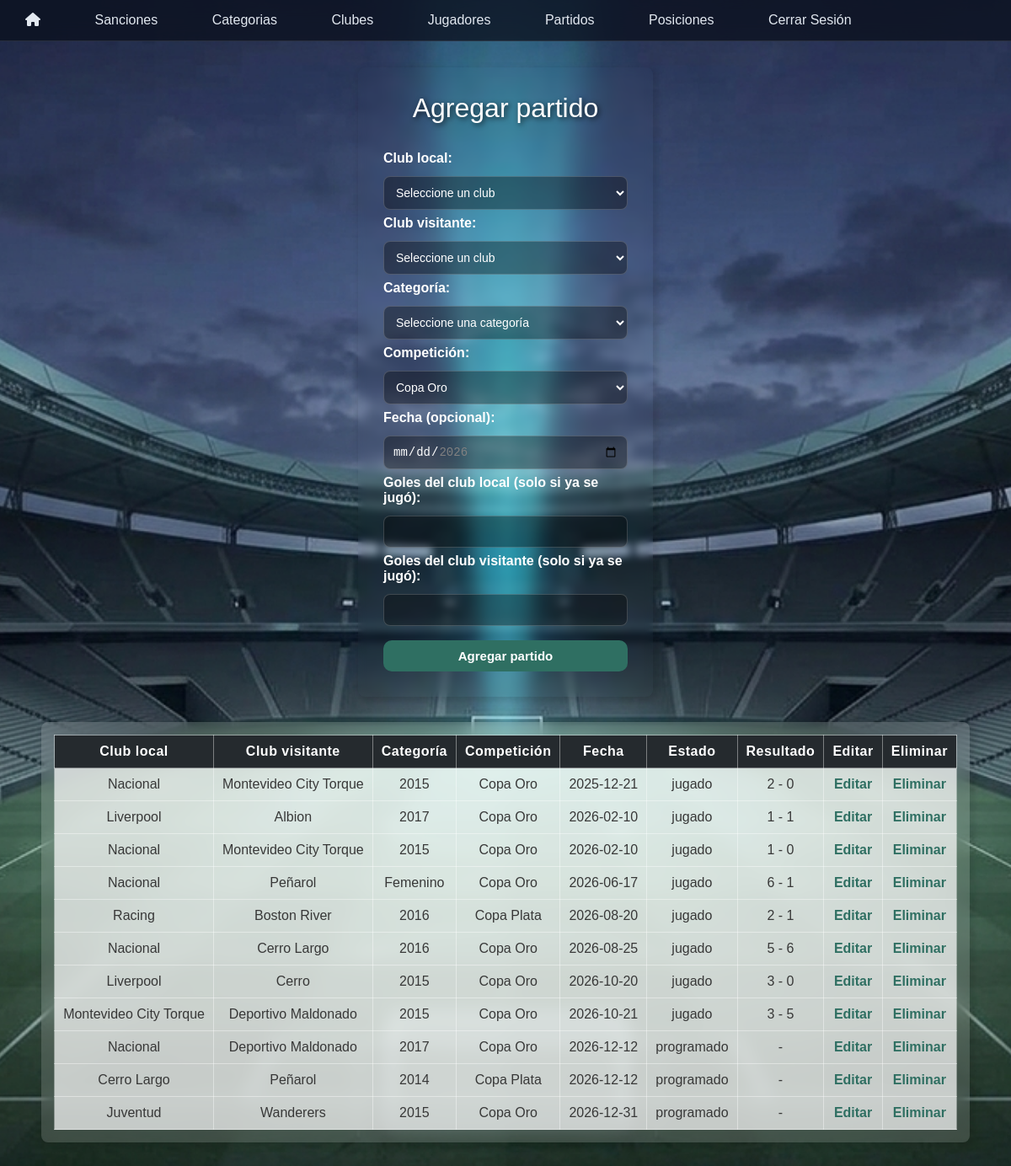
The page /fixture/gestionarPartidos.php (signed in) on the database its author committed.
### tables this page shows
CREATE TABLE `partidos` (
  `id` int(11) NOT NULL,
  `id_club_local` int(11) NOT NULL,
  `id_club_visitante` int(11) NOT NULL,
  `id_categoria` int(11) NOT NULL,
  `fecha` date DEFAULT NULL,
  `estado` varchar(20) NOT NULL DEFAULT 'sin_fecha',
  `goles_local` int(11) DEFAULT NULL,
  `goles_visitante` int(11) DEFAULT NULL,
  `id_competicion` int(11) NOT NULL DEFAULT 1
);

CREATE TABLE `club` (
  `id` int(11) NOT NULL,
  `nombre` varchar(100) NOT NULL,
  `logo` varchar(255) DEFAULT NULL,
  `activo` tinyint(1) NOT NULL DEFAULT 1
);

CREATE TABLE `categorias` (
  `id` int(11) NOT NULL,
  `año` varchar(45) NOT NULL,
  `activo` tinyint(1) NOT NULL DEFAULT 1
);

CREATE TABLE `competicion` (
  `id` int(11) NOT NULL,
  `nombre` varchar(50) NOT NULL
);

### fixture/listarPartidos.php (the view, shortened to what this page needs)
<?php
require_once __DIR__ . "/../conexion.php";
$sql = "SELECT partidos.*,
        local.nombre AS nombre_local,
        visitante.nombre AS nombre_visitante,
        categorias.año AS nombre_categoria,
        competicion.nombre AS nombre_competicion
        FROM partidos
        INNER JOIN club AS local
        ON partidos.id_club_local = local.id
        INNER JOIN club AS visitante
        ON partidos.id_club_visitante = visitante.id
        LEFT JOIN categorias
        ON partidos.id_categoria = categorias.id
        INNER JOIN competicion
        ON partidos.id_competicion = competicion.id
        ORDER BY partidos.fecha IS NULL DESC, partidos.fecha ASC";
$resultado = mysqli_query($conn, $sql);
?>
<div class="Tabla">
    <table class="tablaPartidos" border="1">
        <tr>
            <th>Club local</th>
            <th>Club visitante</th>
            <th>Categoría</th>
            <th>Competición</th>
            <th>Fecha</th>
            <th>Estado</th>
            <th>Resultado</th>
            <th>Editar</th>
            <th>Eliminar</th>
        </tr>
        <?php while ($fila = mysqli_fetch_assoc($resultado)) { ?>
        <tr>
            <td><?php echo htmlspecialchars($fila['nombre_local']); ?></td>
            <td><?php echo htmlspecialchars($fila['nombre_visitante']); ?></td>
            <td>
                <?php
                if ($fila['nombre_categoria'] == NULL) {
                    echo "Sin categoría";
                } else {
                    echo htmlspecialchars($fila['nombre_categoria']);
                }
                ?>
            </td>
            <td><?php echo htmlspecialchars($fila['nombre_competicion']); ?></td>
            <td>
                <?php
                if ($fila['fecha'] == NULL) {
                    echo "Sin fecha";
                } else {
                    echo htmlspecialchars($fila['fecha']);
                }
                ?>
            </td>
            <td><?php echo htmlspecialchars($fila['estado']); ?></td>
            <td>
                <?php
                if ($fila['goles_local'] === NULL ||
                    $fila['goles_visitante'] === NULL) {
                    echo "-";
                } else {
                    echo $fila['goles_local'] . " - " . $fila['goles_visitante'];
                }
                ?>
            </td>
            <td>
                <a href="editarPartido.php?id=<?php echo $fila['id']; ?>">Editar</a>
            </td>
            <td>
                <a href="eliminarPartido.php?id=<?php echo $fila['id']; ?>"
                onclick="return confirm('¿Seguro que querés eliminar este partido?');">
                    Eliminar
                </a>
            </td>
        </tr>
        <?php } ?>
    </table>
</div>

### fixture/partidos.css (style rules this page uses)
body { margin: 0; font-family: Arial, Helvetica, sans-serif; background-image: url("../imagenes/BG.png"); background-size: cover; background-position: center; background-attachment: fixed; }
.Tabla { display: block; width: fit-content; max-width: calc(100% - 30px); box-sizing: border-box; margin: 30px auto; padding: 15px; overflow-x: auto; background: rgba(255, 255, 255, 0.15); border-radius: 8px; box-shadow: 3px 3px 6px 3px rgba(0, 0, 0, 0.1); backdrop-filter: blur(10px); }
.tablaPartidos { font-family: Arial, Helvetica, sans-serif; border-collapse: collapse; width: 100%; }
.tablaPartidos th, .tablaPartidos td { border: 1px solid rgba(255, 255, 255, 0.4); padding: 10px; text-align: center; white-space: nowrap; }
.tablaPartidos th { background: #252A2E; color: white; font-weight: 700; letter-spacing: .5px; }
.tablaPartidos td { background: rgba(255, 255, 255, 0.7); color: #383838; }
.tablaPartidos a { text-decoration: none; color: #2F6F62; font-weight: bold; }

### rows shown on the page
partidos: id_club_local.nombre "Nacional", id_club_visitante.nombre "Montevideo City Torque", id_categoria.año "2015", id_competicion.nombre "Copa Oro", fecha "2025-12-21", estado "jugado", goles_local "2", goles_visitante "0"
partidos: id_club_local.nombre "Liverpool", id_club_visitante.nombre "Albion", id_categoria.año "2017", id_competicion.nombre "Copa Oro", fecha "2026-02-10", estado "jugado", goles_local "1", goles_visitante "1"
partidos: id_club_local.nombre "Nacional", id_club_visitante.nombre "Montevideo City Torque", id_categoria.año "2015", id_competicion.nombre "Copa Oro", fecha "2026-02-10", estado "jugado", goles_local "1", goles_visitante "0"
partidos: id_club_local.nombre "Nacional", id_club_visitante.nombre "Peñarol", id_categoria.año "Femenino", id_competicion.nombre "Copa Oro", fecha "2026-06-17", estado "jugado", goles_local "6", goles_visitante "1"
partidos: id_club_local.nombre "Racing", id_club_visitante.nombre "Boston River", id_categoria.año "2016", id_competicion.nombre "Copa Plata", fecha "2026-08-20", estado "jugado", goles_local "2", goles_visitante "1"
partidos: id_club_local.nombre "Nacional", id_club_visitante.nombre "Cerro Largo", id_categoria.año "2016", id_competicion.nombre "Copa Oro", fecha "2026-08-25", estado "jugado", goles_local "5", goles_visitante "6"
partidos: id_club_local.nombre "Liverpool", id_club_visitante.nombre "Cerro", id_categoria.año "2015", id_competicion.nombre "Copa Oro", fecha "2026-10-20", estado "jugado", goles_local "3", goles_visitante "0"
partidos: id_club_local.nombre "Montevideo City Torque", id_club_visitante.nombre "Deportivo Maldonado", id_categoria.año "2015", id_competicion.nombre "Copa Oro", fecha "2026-10-21", estado "jugado", goles_local "3", goles_visitante "5"
partidos: id_club_local.nombre "Nacional", id_club_visitante.nombre "Deportivo Maldonado", id_categoria.año "2017", id_competicion.nombre "Copa Oro", fecha "2026-12-12", estado "programado"
partidos: id_club_local.nombre "Cerro Largo", id_club_visitante.nombre "Peñarol", id_categoria.año "2014", id_competicion.nombre "Copa Plata", fecha "2026-12-12", estado "programado"
partidos: id_club_local.nombre "Juventud", id_club_visitante.nombre "Wanderers", id_categoria.año "2015", id_competicion.nombre "Copa Oro", fecha "2026-12-31", estado "programado"

### other values the page prints
form field Competicion "Copa Oro"
